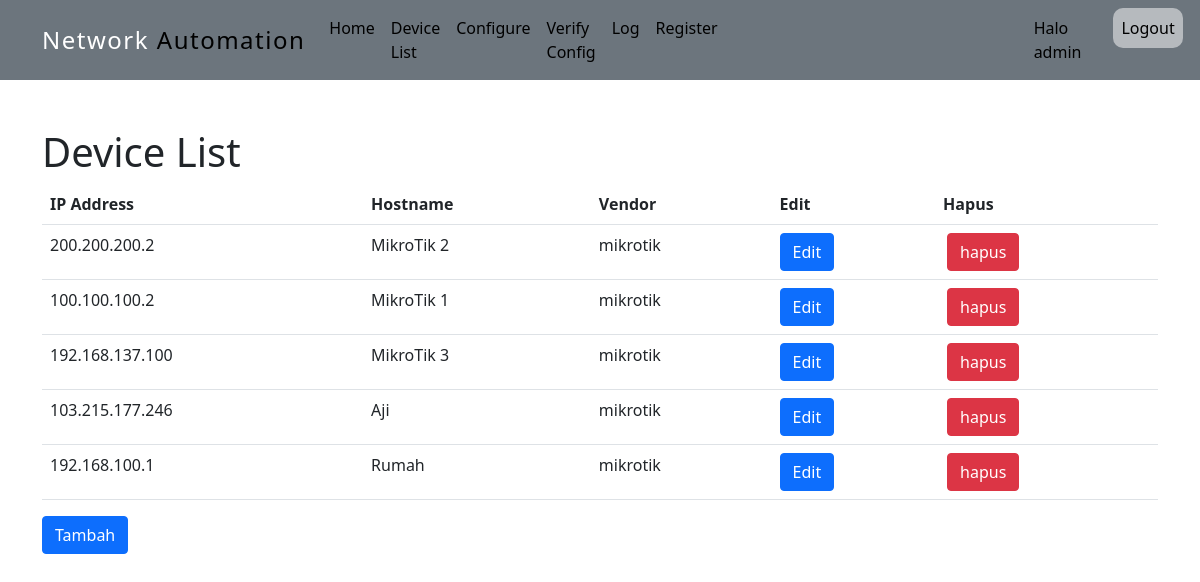
The app's page /devices/ (signed in) with its own data.
### network_automation/models.py (models this page shows, shortened)
class Device(models.Model):
    ip_address = models.CharField(max_length=255)
    hostname = models.CharField(max_length=255)
    username = models.CharField(max_length=255)
    password = models.CharField(max_length=255)
    ssh_port = models.IntegerField(default=22)
    VENDOR_CHOICES = (
        ('mikrotik', 'MikroTik'),
        ('cisco', 'Cisco')
    )
    vendor = models.CharField(max_length=255, choices=VENDOR_CHOICES)

### network_automation/views.py (the view)
# urls.py: path('devices/', views.devices, name='devices'),
@login_required
def devices(request):
    all_device = Device.objects.all()
    context = {
        'all_device': all_device
    }
    return render(request, 'devices.html', context)

### templates/devices.html
{% extends "base.html" %}
{% block content %}
    <h1 >Device List</h1>
    <table class="table">
        <tr>
            <th>IP Address</th>
            <th>Hostname</th>
            <th>Vendor</th>
            <th>Edit</th>
            <th>Hapus</th>
        </tr>
        {% for device in all_device %}
            <tr>
                <td>{{ device.ip_address }}</td>
                <td>{{ device.hostname }}</td>
                <td>{{ device.vendor }}</td>
                <td><a class="btn btn-primary " href="{% url 'update' device.id %}">Edit</a></td>
                <td><a class="btn btn-danger mx-1" href="{% url 'delete' device.id %}">hapus</a></td>
            </tr>
            {% endfor %}
        </table>
        <a class="btn btn-primary" href="{% url 'create' %}">Tambah</a>
{% endblock content %}

### templates/base.html (shortened to what this page needs)
{% load static %}
<!DOCTYPE html>
<html lang="en"><head><meta http-equiv="Content-Type" content="text/html; charset=UTF-8">
    <link href="https://cdn.jsdelivr.net/npm/bootstrap@5.1.3/dist/css/bootstrap.min.css" rel="stylesheet">
  </head>
  <body>
    <nav class="navbar navbar-expand-lg navbar-secondary bg-secondary">
      <div class="container">
        <a class="navbar-brand" ><span style="color: #ffffff;">Network</span><span style="color: rgb(0, 0, 0);"> Automation</span></a>
        <div class="collapse navbar-collapse" id="navbarSupportedContent">
            <ul class="navbar-nav" style="color: black;">
              <li class="nav-item">
                <a class="nav-link  " style="color: black; " href="{% url 'home' %}">Home</a>
              </li>
              <li class="nav-item">
                <a class="nav-link " style="color: black; " href="{% url 'devices' %}">Device List</a>
              </li>
              <li class="nav-item">
                <a class="nav-link " style="color: black; " href="{% url 'config' %}">Configure</a>
              </li>
              <li class="nav-item">
                <a class="nav-link " style="color: black; " href="{% url 'verify' %}">Verify Config</a>
              </li>
              <li class="nav-item">
                <a class="nav-link " style="color: black; " href="{% url 'log' %}">Log</a>
              </li>
              <li class="nav-item">
                <a class="nav-link " style="color: black; " href="{% url 'register' %}">Register</a>
              </li>
              <li class="nav-item">
                <a class="nav-link posisi-custom2" style="color: black; ">Halo {{user}}</a>
              </li>
              <li class="nav-item">
                <a class="nav-link posisi-custom " style="color: black; " href="{% url 'logout' %}">Logout</a>
              </li>
            </ul>
          </div>
        </div>
      </nav>
    <div class="container mt-5">
      {% block content %}
      {% endblock %}
    </div>
</body>
</html>

### templates/base.html (style rules this page uses)
.navbar-brand { font-size: 1.5rem; letter-spacing: 1.5px; }
.posisi-custom { margin-left: 24px; background-color: rgba(255, 255, 255, .50); border-radius: 10px; }
.posisi-custom2 { margin-left: 300px; }

### records on screen
Device: ip_address "200.200.200.2", hostname "MikroTik 2", vendor "mikrotik"
Device: ip_address "100.100.100.2", hostname "MikroTik 1", vendor "mikrotik"
Device: ip_address "192.168.137.100", hostname "MikroTik 3", vendor "mikrotik"
Device: ip_address "103.215.177.246", hostname "Aji", vendor "mikrotik"
Device: ip_address "192.168.100.1", hostname "Rumah", vendor "mikrotik"

### other values on screen
{{ user }} "admin"
